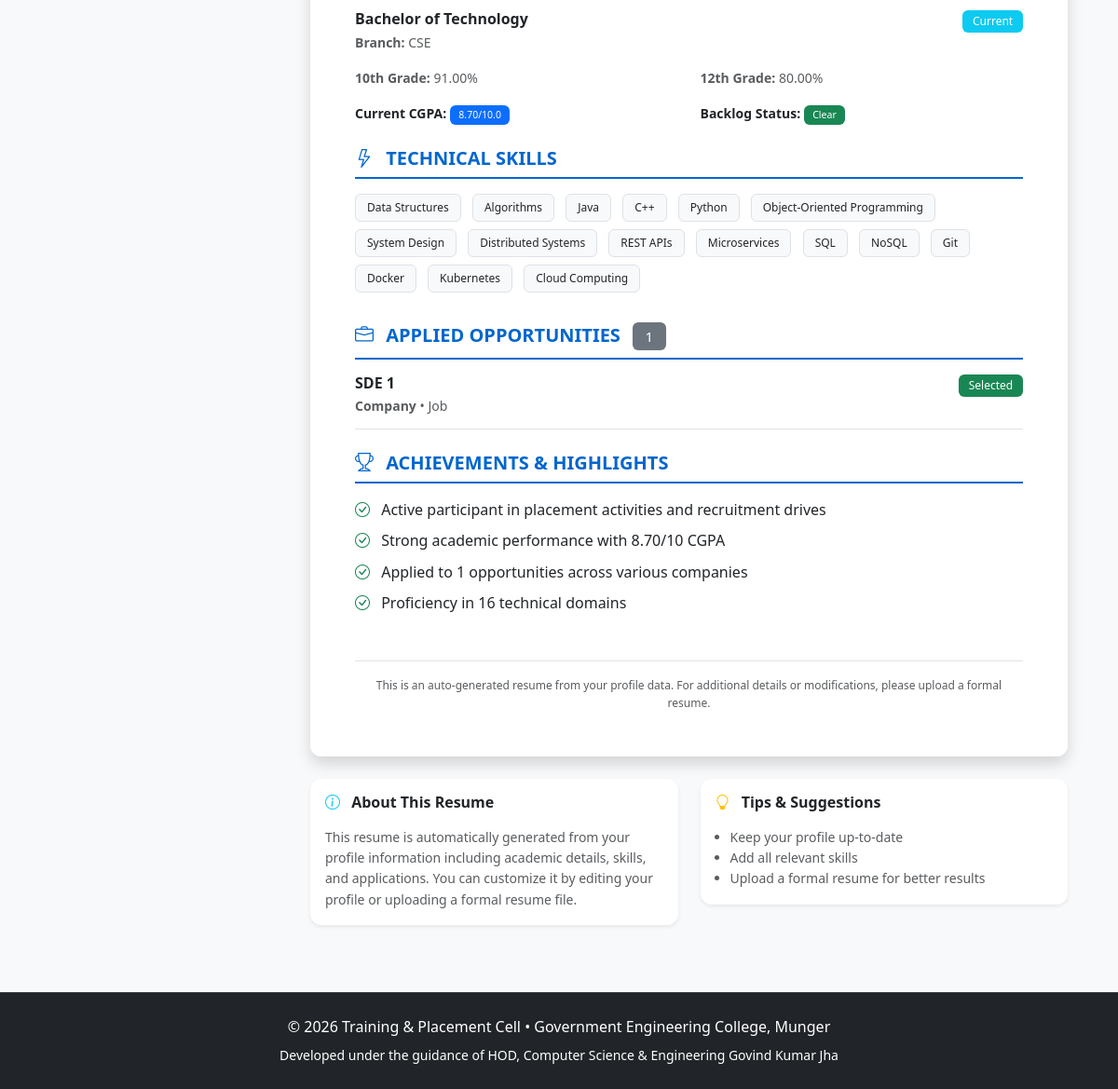
The page /student/auto-resume (signed in, lower part) on the database as committed earlier.
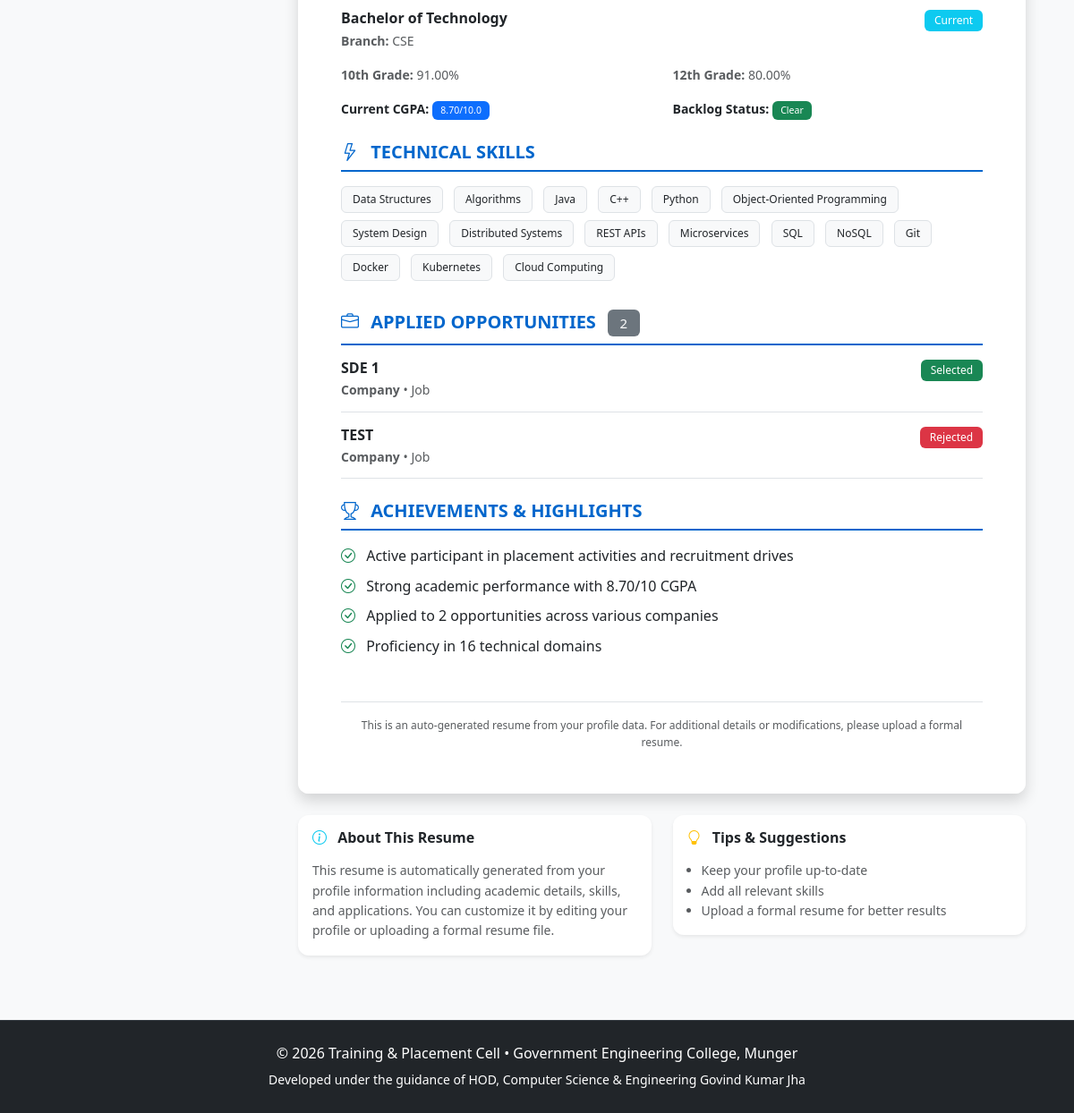
The same page on the database as committed later.
### app/models.py (models this page shows, shortened)
class Opportunity(db.Model):
    __tablename__ = 'opportunities'
    id = db.Column(db.Integer, primary_key=True)
    title = db.Column(db.String(200), nullable=False)
    type = db.Column(db.String(50), nullable=False)  # e.g. Job, Internship, Session, Hackathon, Bootcamp, Seminar
    organizer = db.Column(db.String(150))
    company_name = db.Column(db.String(150))
    description = db.Column(db.Text)
    requirements = db.Column(db.Text)  # JSON string or newline-separated list
    date = db.Column(db.DateTime)
    mode = db.Column(db.String(50))
    ctc = db.Column(db.String(50))  # e.g. "12 LPA", "500/month"
    min_cgpa = db.Column(db.Float)  # Minimum CGPA required
    allowed_branches = db.Column(db.Text)  # comma-separated
    deadline = db.Column(db.DateTime)  # Application deadline
    created_at = db.Column(db.DateTime, default=datetime.utcnow)

class Application(db.Model):
    __tablename__ = 'applications'
    id = db.Column(db.Integer, primary_key=True)
    student_id = db.Column(db.Integer, db.ForeignKey('users.id'), nullable=False)
    job_id = db.Column(db.Integer, db.ForeignKey('jobs.id'), nullable=True)
    opportunity_id = db.Column(db.Integer, db.ForeignKey('opportunities.id'), nullable=True)
    status = db.Column(db.String(30), default='Applied', nullable=False)  # Applied, Shortlisted, Selected, Rejected
    applied_at = db.Column(db.DateTime, default=datetime.utcnow)
    updated_at = db.Column(db.DateTime, default=datetime.utcnow, onupdate=datetime.utcnow)
    student = db.relationship('User', back_populates='applications')
    job = db.relationship('Job', back_populates='applications')
    opportunity = db.relationship('Opportunity', foreign_keys=[opportunity_id])
    __table_args__ = (
        db.UniqueConstraint('student_id', 'job_id', name='unique_student_job_application'),
        db.UniqueConstraint('student_id', 'opportunity_id', name='unique_student_opportunity_application'),
    )

### app/student/routes.py (the view)
@bp.route('/auto-resume')
@student_required
def auto_resume():
    user_id = session['user_id']
    user = User.query.get(user_id)
    profile = StudentProfile.query.filter_by(user_id=user_id).first()
    if not profile:
        flash('Please complete your profile first.', 'warning')
        return redirect(url_for('student.profile'))
    skills_list = []
    if profile.skills:
        skills_list = [skill.strip() for skill in profile.skills.split(',') if skill.strip()]
    applications_count = Application.query.filter_by(student_id=user_id).count()
    applied_companies = Application.query\
        .filter_by(student_id=user_id)\
        .all()
    company_list = []
    if applied_companies:
        for app in applied_companies[:10]:  # Show last 10 applications
            if app.opportunity:
                company_list.append({
                    'company': app.opportunity.company_name or 'Company',
                    'position': app.opportunity.title or 'Position',
                    'type': app.opportunity.type or 'Role',
                    'status': app.status or 'Applied'
                })
    resume_data = {
        'user': user,
        'profile': profile,
        'skills_list': skills_list,
        'applications_count': applications_count,
        'company_list': company_list or [],
        'tenth_percentage': profile.tenth_percentage or 0,
        'twelfth_percentage': profile.twelfth_percentage or 0,
        'cgpa': profile.cgpa or 0,
        'branch': profile.branch or 'Not Specified',
        'has_backlog': profile.has_backlog or False
    }
    return render_template('student/auto_resume.html', resume_data=resume_data)

### app/student/routes.py (called while the page is built)
def student_required(f):
    @wraps(f)
    def decorated_function(*args, **kwargs):
        if 'user_id' not in session or session.get('role') != 'Student':
            flash('This area is only for students. Please log in.', 'warning')
            return redirect(url_for('auth.login'))
        return f(*args, **kwargs)
    return decorated_function

### templates/student/auto_resume.html (shortened to what the changed rows need)
{% extends "base.html" %}
{% block content %}
<div class="container-fluid mt-5 mb-5">
    <div class="row">
        <div class="col-lg-9">
            <div class="card shadow border-0 print-container" style="max-width: 900px; margin: auto;">
                <div class="card-body p-5" style="min-height: 1000px; background: white; font-family: 'Segoe UI', Tahoma, Geneva, Verdana, sans-serif;">
                    {% if resume_data.company_list %}
                    <div class="mb-4">
                        <h5 style="color: #0066cc; font-weight: bold; border-bottom: 2px solid #0066cc; padding-bottom: 8px;">
                            <i class="bi bi-briefcase me-2"></i> APPLIED OPPORTUNITIES
                            <span class="badge bg-secondary ms-2">{{ resume_data.applications_count }}</span>
                        </h5>
                        <div class="mt-3">
                            {% for company in resume_data.company_list %}
                            <div class="mb-3 pb-2 border-bottom" style="border-bottom: 1px solid #e0e0e0;">
                                <div class="d-flex justify-content-between align-items-start">
                                    <div>
                                        <h6 class="mb-1" style="font-weight: bold;">{{ company.position }}</h6>
                                        <p class="text-muted small mb-1">
                                            <strong>{{ company.company }}</strong> • {{ company.type }}
                                        </p>
                                    </div>
                                    <span class="badge
                                        {% if company.status == 'Selected' %}
                                            bg-success
                                        {% elif company.status == 'Rejected' %}
                                            bg-danger
                                        {% elif company.status == 'Pending' %}
                                            bg-warning
                                        {% else %}
                                            bg-secondary
                                        {% endif %}
                                    ">
                                        {{ company.status }}
                                    </span>
                                </div>
                            </div>
                            {% endfor %}
                        </div>
                    </div>
                    {% endif %}
                    <div class="mb-4">
                        <ul class="list-unstyled mt-3">
                            <li class="mb-2">
                                <i class="bi bi-check-circle text-success me-2"></i>
                                <span>Applied to {{ resume_data.applications_count }} opportunities across various companies</span>
                            </li>
                        </ul>
                    </div>
                </div>
            </div>
        </div>
    </div>
</div>
{% endblock %}

Rows that differ between the two databases and show on the page:
added Opportunity: position "TEST", type "Job"
added Application: status "Rejected"
Other text that changed with them:
{{ resume_data.applications_count }}: "1" → "2"
new list line: "Company •"
